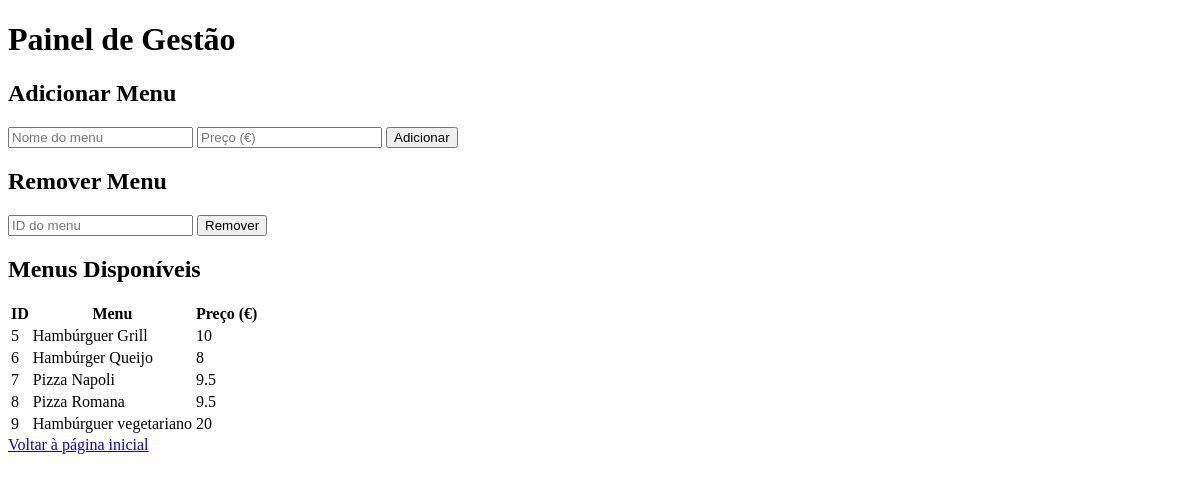
The app's page /gestao.php, older data.
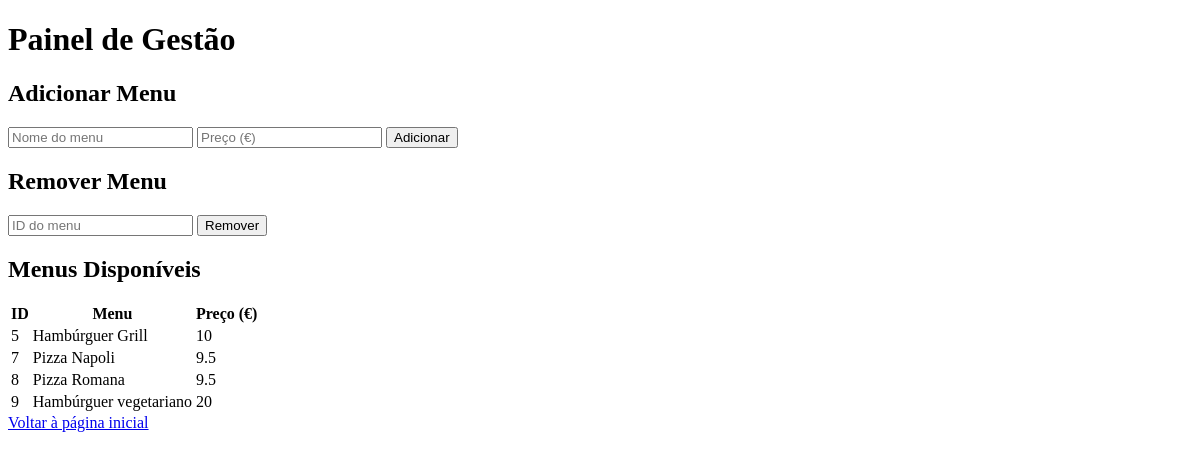
The same page, newer data.
### tables this page shows
CREATE TABLE Menus (
        id INTEGER PRIMARY KEY AUTOINCREMENT,
        menu TEXT NOT NULL,
        preco REAL NOT NULL
    );

### scripts/gestao.php (the view, shortened to what this page needs)
<?php
$db = new sqlite3('menus.db');
$db->exec("
    CREATE TABLE IF NOT EXISTS Menus (
        id INTEGER PRIMARY KEY AUTOINCREMENT,
        menu TEXT NOT NULL,
        preco REAL NOT NULL
    )
");
$result = $db->query("SELECT * FROM Menus");
echo '<table>';
echo '<tr><th>ID</th><th>Menu</th><th>Preço (€)</th></tr>';
while ($row = $result->fetchArray()) {
    echo "<tr><td>{$row['id']}</td><td>{$row['menu']}</td><td>{$row['preco']}</td></tr>";
}
echo '</table>';
?>

Row changes from the older to the newer data that the page shows:
removed menus: id "6", menu "Hambúrger Queijo", preco "8"
